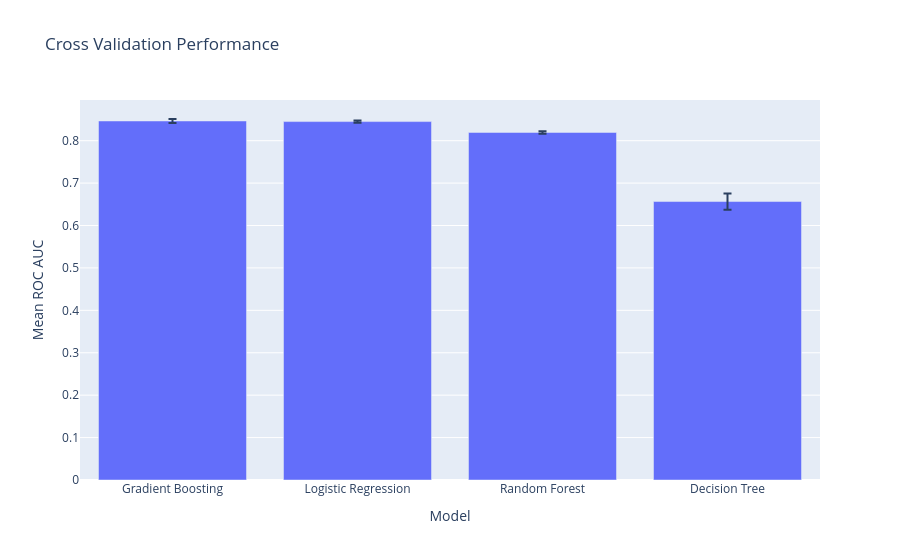

Source (notebook cell):
### Code cell
fig = px.bar(
    cv_results_df,
    x="Model",
    y="Mean ROC AUC",
    error_y="Std",
    title="Cross Validation Performance"
)

fig.write_image("../screenshots/cross_validation.png")
fig.show()

### Figure 1 — Plotly figure (JSON) as saved in the notebook; plotly's stock layout.template omitted (floating-point values rounded to 4 significant figures)
{"data": [{"error_y": {"array": [0.004688, 0.002642, 0.002918, 0.01921]}, "hovertemplate": "Model=%{x}<br>Mean ROC AUC=%{y}<extra></extra>", "legendgroup": "", "marker": {"color": "#636efa", "pattern": {"shape": ""}}, "name": "", "orientation": "v", "showlegend": false, "textposition": "auto", "type": "bar", "x": ["Gradient Boosting", "Logistic Regression", "Random Forest", "Decision Tree"], "xaxis": "x", "y": [0.8464, 0.845, 0.8194, 0.6565], "yaxis": "y"}], "layout": {"barmode": "relative", "legend": {"tracegroupgap": 0}, "title": {"text": "Cross Validation Performance"}, "xaxis": {"anchor": "y", "domain": [0, 1], "title": {"text": "Model"}}, "yaxis": {"anchor": "x", "domain": [0, 1], "title": {"text": "Mean ROC AUC"}}}}
